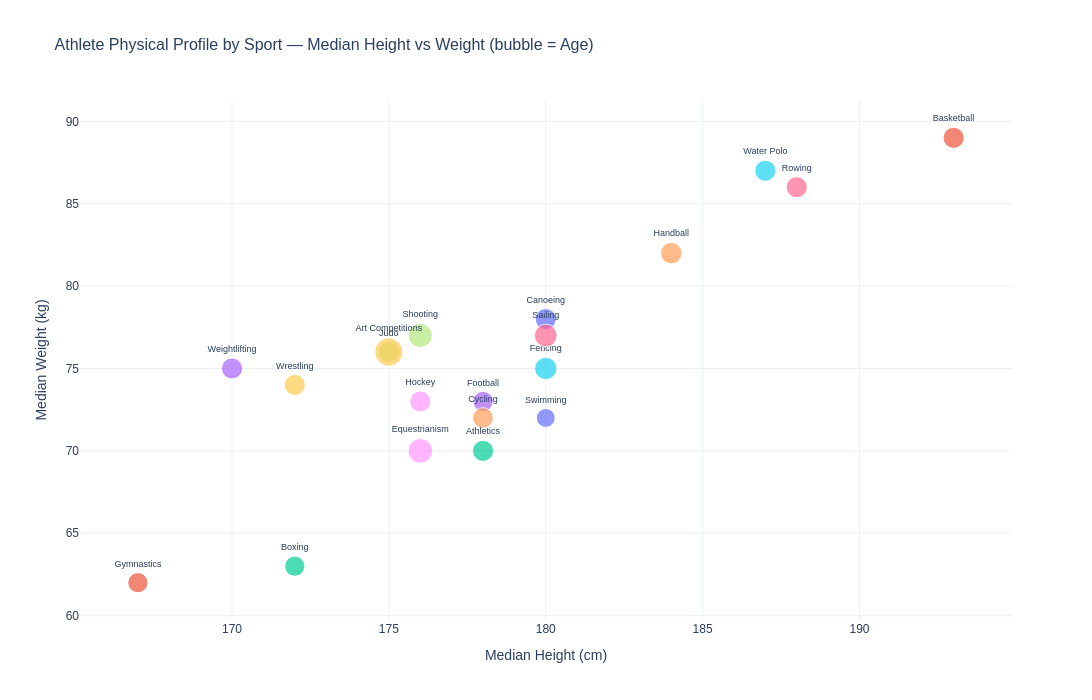

This figure's notebook cell:
### Markdown cell above
## 5. Physical Profile by Sport (Age, Height, Weight)

### Code cell
# Focus on sports likely in LA 2028 — top 20 by participation
top_sports = summer['Sport'].value_counts().head(20).index.tolist()

sport_profile = (
    summer[summer['Sport'].isin(top_sports)]
    .groupby('Sport')[['Age_imputed', 'Height_imputed', 'Weight_imputed']]
    .median()
    .reset_index()
    .rename(columns={'Age_imputed': 'Median Age',
                     'Height_imputed': 'Median Height (cm)',
                     'Weight_imputed': 'Median Weight (kg)'})
    .sort_values('Median Age')
)

fig = px.scatter(
    sport_profile,
    x='Median Height (cm)', y='Median Weight (kg)',
    size='Median Age', color='Sport',
    text='Sport',
    title='Athlete Physical Profile by Sport — Median Height vs Weight (bubble = Age)',
    template='plotly_white', width=1200, height=700
)
fig.update_traces(textposition='top center', textfont_size=9)
fig.update_layout(font_family='Arial', title_font_size=16, showlegend=False)
fig.write_html(OUT_FIGS / 'athlete_scatter_physicalProfile.html')
fig.show()

sport_profile.to_csv(OUT_TABLES / 'athlete_physicalProfile_bySport.csv', index=False)
logger.info('Saved physical profile chart and table.')

### Figure 1 — Plotly figure (JSON) as saved in the notebook; plotly's stock layout.template omitted (floating-point values rounded to 4 significant figures)
{"data": [{"hovertemplate": "Sport=%{text}<br>Median Height (cm)=%{x}<br>Median Weight (kg)=%{y}<br>Median Age=%{marker.size}<extra></extra>", "legendgroup": "Swimming", "marker": {"color": "#636efa", "size": [20.0], "sizemode": "area", "sizeref": 0.1125, "symbol": "circle"}, "mode": "markers+text", "name": "Swimming", "orientation": "v", "showlegend": true, "text": ["Swimming"], "textfont": {"size": 9}, "textposition": "top center", "type": "scatter", "x": [180.0], "xaxis": "x", "y": [72.0], "yaxis": "y"}, {"hovertemplate": "Sport=%{text}<br>Median Height (cm)=%{x}<br>Median Weight (kg)=%{y}<br>Median Age=%{marker.size}<extra></extra>", "legendgroup": "Gymnastics", "marker": {"color": "#EF553B", "size": [23.0], "sizemode": "area", "sizeref": 0.1125, "symbol": "circle"}, "mode": "markers+text", "name": "Gymnastics", "orientation": "v", "showlegend": true, "text": ["Gymnastics"], "textfont": {"size": 9}, "textposition": "top center", "type": "scatter", "x": [167.0], "xaxis": "x", "y": [62.0], "yaxis": "y"}, {"hovertemplate": "Sport=%{text}<br>Median Height (cm)=%{x}<br>Median Weight (kg)=%{y}<br>Median Age=%{marker.size}<extra></extra>", "legendgroup": "Boxing", "marker": {"color": "#00cc96", "size": [23.0], "sizemode": "area", "sizeref": 0.1125, "symbol": "circle"}, "mode": "markers+text", "name": "Boxing", "orientation": "v", "showlegend": true, "text": ["Boxing"], "textfont": {"size": 9}, "textposition": "top center", "type": "scatter", "x": [172.0], "xaxis": "x", "y": [63.0], "yaxis": "y"}, {"hovertemplate": "Sport=%{text}<br>Median Height (cm)=%{x}<br>Median Weight (kg)=%{y}<br>Median Age=%{marker.size}<extra></extra>", "legendgroup": "Football", "marker": {"color": "#ab63fa", "size": [23.0], "sizemode": "area", "sizeref": 0.1125, "symbol": "circle"}, "mode": "markers+text", "name": "Football", "orientation": "v", "showlegend": true, "text": ["Football"], "textfont": {"size": 9}, "textposition": "top center", "type": "scatter", "x": [178.0], "xaxis": "x", "y": [73.0], "yaxis": "y"}, {"hovertemplate": "Sport=%{text}<br>Median Height (cm)=%{x}<br>Median Weight (kg)=%{y}<br>Median Age=%{marker.size}<extra></extra>", "legendgroup": "Cycling", "marker": {"color": "#FFA15A", "size": [24.0], "sizemode": "area", "sizeref": 0.1125, "symbol": "circle"}, "mode": "markers+text", "name": "Cycling", "orientation": "v", "showlegend": true, "text": ["Cycling"], "textfont": {"size": 9}, "textposition": "top center", "type": "scatter", "x": [178.0], "xaxis": "x", "y": [72.0], "yaxis": "y"}, {"hovertemplate": "Sport=%{text}<br>Median Height (cm)=%{x}<br>Median Weight (kg)=%{y}<br>Median Age=%{marker.size}<extra></extra>", "legendgroup": "Water Polo", "marker": {"color": "#19d3f3", "size": [25.0], "sizemode": "area", "sizeref": 0.1125, "symbol": "circle"}, "mode": "markers+text", "name": "Water Polo", "orientation": "v", "showlegend": true, "text": ["Water Polo"], "textfont": {"size": 9}, "textposition": "top center", "type": "scatter", "x": [187.0], "xaxis": "x", "y": [87.0], "yaxis": "y"}, {"hovertemplate": "Sport=%{text}<br>Median Height (cm)=%{x}<br>Median Weight (kg)=%{y}<br>Median Age=%{marker.size}<extra></extra>", "legendgroup": "Rowing", "marker": {"color": "#FF6692", "size": [25.0], "sizemode": "area", "sizeref": 0.1125, "symbol": "circle"}, "mode": "markers+text", "name": "Rowing", "orientation": "v", "showlegend": true, "text": ["Rowing"], "textfont": {"size": 9}, "textposition": "top center", "type": "scatter", "x": [188.0], "xaxis": "x", "y": [86.0], "yaxis": "y"}, {"hovertemplate": "Sport=%{text}<br>Median Height (cm)=%{x}<br>Median Weight (kg)=%{y}<br>Median Age=%{marker.size}<extra></extra>", "legendgroup": "Judo", "marker": {"color": "#B6E880", "size": [25.0], "sizemode": "area", "sizeref": 0.1125, "symbol": "circle"}, "mode": "markers+text", "name": "Judo", "orientation": "v", "showlegend": true, "text": ["Judo"], "textfont": {"size": 9}, "textposition": "top center", "type": "scatter", "x": [175.0], "xaxis": "x", "y": [76.0], "yaxis": "y"}, {"hovertemplate": "Sport=%{text}<br>Median Height (cm)=%{x}<br>Median Weight (kg)=%{y}<br>Median Age=%{marker.size}<extra></extra>", "legendgroup": "Hockey", "marker": {"color": "#FF97FF", "size": [25.0], "sizemode": "area", "sizeref": 0.1125, "symbol": "circle"}, "mode": "markers+text", "name": "Hockey", "orientation": "v", "showlegend": true, "text": ["Hockey"], "textfont": {"size": 9}, "textposition": "top center", "type": "scatter", "x": [176.0], "xaxis": "x", "y": [73.0], "yaxis": "y"}, {"hovertemplate": "Sport=%{text}<br>Median Height (cm)=%{x}<br>Median Weight (kg)=%{y}<br>Median Age=%{marker.size}<extra></extra>", "legendgroup": "Wrestling", "marker": {"color": "#FECB52", "size": [25.0], "sizemode": "area", "sizeref": 0.1125, "symbol": "circle"}, "mode": "markers+text", "name": "Wrestling", "orientation": "v", "showlegend": true, "text": ["Wrestling"], "textfont": {"size": 9}, "textposition": "top center", "type": "scatter", "x": [172.0], "xaxis": "x", "y": [74.0], "yaxis": "y"}, {"hovertemplate": "Sport=%{text}<br>Median Height (cm)=%{x}<br>Median Weight (kg)=%{y}<br>Median Age=%{marker.size}<extra></extra>", "legendgroup": "Canoeing", "marker": {"color": "#636efa", "size": [25.0], "sizemode": "area", "sizeref": 0.1125, "symbol": "circle"}, "mode": "markers+text", "name": "Canoeing", "orientation": "v", "showlegend": true, "text": ["Canoeing"], "textfont": {"size": 9}, "textposition": "top center", "type": "scatter", "x": [180.0], "xaxis": "x", "y": [78.0], "yaxis": "y"}, {"hovertemplate": "Sport=%{text}<br>Median Height (cm)=%{x}<br>Median Weight (kg)=%{y}<br>Median Age=%{marker.size}<extra></extra>", "legendgroup": "Basketball", "marker": {"color": "#EF553B", "size": [25.0], "sizemode": "area", "sizeref": 0.1125, "symbol": "circle"}, "mode": "markers+text", "name": "Basketball", "orientation": "v", "showlegend": true, "text": ["Basketball"], "textfont": {"size": 9}, "textposition": "top center", "type": "scatter", "x": [193.0], "xaxis": "x", "y": [89.0], "yaxis": "y"}, {"hovertemplate": "Sport=%{text}<br>Median Height (cm)=%{x}<br>Median Weight (kg)=%{y}<br>Median Age=%{marker.size}<extra></extra>", "legendgroup": "Athletics", "marker": {"color": "#00cc96", "size": [25.0], "sizemode": "area", "sizeref": 0.1125, "symbol": "circle"}, "mode": "markers+text", "name": "Athletics", "orientation": "v", "showlegend": true, "text": ["Athletics"], "textfont": {"size": 9}, "textposition": "top center", "type": "scatter", "x": [178.0], "xaxis": "x", "y": [70.0], "yaxis": "y"}, {"hovertemplate": "Sport=%{text}<br>Median Height (cm)=%{x}<br>Median Weight (kg)=%{y}<br>Median Age=%{marker.size}<extra></extra>", "legendgroup": "Weightlifting", "marker": {"color": "#ab63fa", "size": [25.0], "sizemode": "area", "sizeref": 0.1125, "symbol": "circle"}, "mode": "markers+text", "name": "Weightlifting", "orientation": "v", "showlegend": true, "text": ["Weightlifting"], "textfont": {"size": 9}, "textposition": "top center", "type": "scatter", "x": [170.0], "xaxis": "x", "y": [75.0], "yaxis": "y"}, {"hovertemplate": "Sport=%{text}<br>Median Height (cm)=%{x}<br>Median Weight (kg)=%{y}<br>Median Age=%{marker.size}<extra></extra>", "legendgroup": "Handball", "marker": {"color": "#FFA15A", "size": [26.0], "sizemode": "area", "sizeref": 0.1125, "symbol": "circle"}, "mode": "markers+text", "name": "Handball", "orientation": "v", "showlegend": true, "text": ["Handball"], "textfont": {"size": 9}, "textposition": "top center", "type": "scatter", "x": [184.0], "xaxis": "x", "y": [82.0], "yaxis": "y"}, {"hovertemplate": "Sport=%{text}<br>Median Height (cm)=%{x}<br>Median Weight (kg)=%{y}<br>Median Age=%{marker.size}<extra></extra>", "legendgroup": "Fencing", "marker": {"color": "#19d3f3", "size": [28.0], "sizemode": "area", "sizeref": 0.1125, "symbol": "circle"}, "mode": "markers+text", "name": "Fencing", "orientation": "v", "showlegend": true, "text": ["Fencing"], "textfont": {"size": 9}, "textposition": "top center", "type": "scatter", "x": [180.0], "xaxis": "x", "y": [75.0], "yaxis": "y"}, {"hovertemplate": "Sport=%{text}<br>Median Height (cm)=%{x}<br>Median Weight (kg)=%{y}<br>Median Age=%{marker.size}<extra></extra>", "legendgroup": "Sailing", "marker": {"color": "#FF6692", "size": [29.0], "sizemode": "area", "sizeref": 0.1125, "symbol": "circle"}, "mode": "markers+text", "name": "Sailing", "orientation": "v", "showlegend": true, "text": ["Sailing"], "textfont": {"size": 9}, "textposition": "top center", "type": "scatter", "x": [180.0], "xaxis": "x", "y": [77.0], "yaxis": "y"}, {"hovertemplate": "Sport=%{text}<br>Median Height (cm)=%{x}<br>Median Weight (kg)=%{y}<br>Median Age=%{marker.size}<extra></extra>", "legendgroup": "Shooting", "marker": {"color": "#B6E880", "size": [33.0], "sizemode": "area", "sizeref": 0.1125, "symbol": "circle"}, "mode": "markers+text", "name": "Shooting", "orientation": "v", "showlegend": true, "text": ["Shooting"], "textfont": {"size": 9}, "textposition": "top center", "type": "scatter", "x": [176.0], "xaxis": "x", "y": [77.0], "yaxis": "y"}, {"hovertemplate": "Sport=%{text}<br>Median Height (cm)=%{x}<br>Median Weight (kg)=%{y}<br>Median Age=%{marker.size}<extra></extra>", "legendgroup": "Equestrianism", "marker": {"color": "#FF97FF", "size": [34.0], "sizemode": "area", "sizeref": 0.1125, "symbol": "circle"}, "mode": "markers+text", "name": "Equestrianism", "orientation": "v", "showlegend": true, "text": ["Equestrianism"], "textfont": {"size": 9}, "textposition": "top center", "type": "scatter", "x": [176.0], "xaxis": "x", "y": [70.0], "yaxis": "y"}, {"hovertemplate": "Sport=%{text}<br>Median Height (cm)=%{x}<br>Median Weight (kg)=%{y}<br>Median Age=%{marker.size}<extra></extra>", "legendgroup": "Art Competitions", "marker": {"color": "#FECB52", "size": [45.0], "sizemode": "area", "sizeref": 0.1125, "symbol": "circle"}, "mode": "markers+text", "name": "Art Competitions", "orientation": "v", "showlegend": true, "text": ["Art Competitions"], "textfont": {"size": 9}, "textposition": "top center", "type": "scatter", "x": [175.0], "xaxis": "x", "y": [76.0], "yaxis": "y"}], "layout": {"font": {"family": "Arial"}, "height": 700, "legend": {"itemsizing": "constant", "title": {"text": "Sport"}, "tracegroupgap": 0}, "showlegend": false, "title": {"font": {"size": 16}, "text": "Athlete Physical Profile by Sport — Median Height vs Weight (bubble = Age)"}, "width": 1200, "xaxis": {"anchor": "y", "domain": [0.0, 1.0], "title": {"text": "Median Height (cm)"}}, "yaxis": {"anchor": "x", "domain": [0.0, 1.0], "title": {"text": "Median Weight (kg)"}}}}
